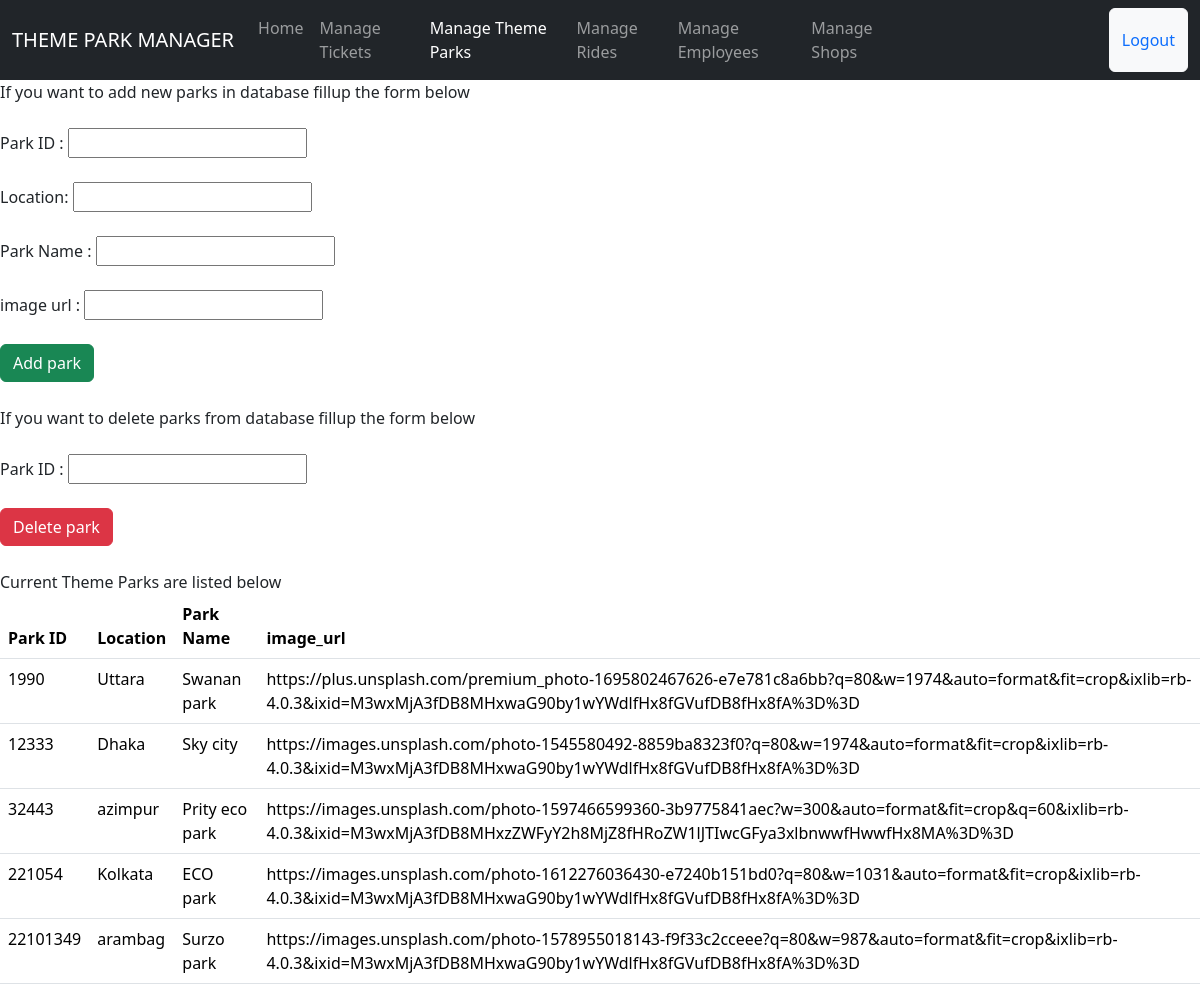
Page /theme_park_admin.php on the committed database.
### tables this page shows
CREATE TABLE `theme_parks` (
  `park_id` int(100) NOT NULL,
  `location` varchar(100) NOT NULL,
  `park_name` varchar(100) NOT NULL,
  `image_url` varchar(10000) DEFAULT NULL
);

### theme_park_admin.php (the view, shortened to what this page needs)
<!doctype html>
<html lang="en">
  <head>
    <link href="https://cdn.jsdelivr.net/npm/bootstrap@5.3.3/dist/css/bootstrap.min.css" rel="stylesheet">
  </head>
  <body>
  <nav class="navbar navbar-expand-lg navbar-dark bg-dark">
    <div class="container-fluid">
      <a class="navbar-brand" href="home_page_admin.php">THEME PARK MANAGER</a>
      <div class="collapse navbar-collapse" id="navbarNavAltMarkup">
        <div class="navbar-nav center">
          <a class="nav-link" href="http://localhost/myProject/home_page_admin.php">Home</a>
          <a class="nav-link "  href="ticket_admin.php">Manage Tickets</a>
          <a class="nav-link active" aria-current="page" href="http://localhost/myProject/theme_park_admin.php">Manage Theme Parks</a>
          <a class="nav-link" href="rides_admin.php">Manage Rides</a>
          <a class="nav-link" href="employees.php">Manage Employees</a>
          <a class="nav-link" href="shop_admin.php">Manage Shops</a>
          <button type="button" class="btn btn-light" style="margin-left: 200px"><a href="login.php" style="text-decoration:none;">Logout</a></button>
        </div>
      </div>
    </div>
  </nav>
  <form  class= 'from_design' method='post'>
            <div> If you want to add new parks in database fillup the form below</div>
            <br>
            Park ID : <input type='int' name='park_id'> <br/>
            <br>
            Location: <input type='text' name='location'> <br/>
            <br>
            Park Name : <input type='text' name='park_name'> <br/>
            <br>
            image url : <input type='link' name='image_url'></br>
            <br/>
            <input name= "add" type='submit' value='Add park' class="btn btn-success" >
        </form>
        <br>
        <form  class='form_design' method='post'>
            <div> If you want to delete parks from database fillup the form below</div>
            <br>
            Park ID : <input type='int' name='park_id'> <br/>
            <br>
            <input name= "del" type='submit' value='Delete park' class='btn btn-danger'>
        <br>
        <br>
        <div> Current Theme Parks are listed below</div>
        <table class="table">
  <thead class="thead-dark">
    <tr>
      <th scope="col">Park ID</th>
      <th scope="col">Location</th>
      <th scope="col">Park Name</th>
      <th scope="col">image_url</th>
    </tr>
    </thead>
    <tbody>
    <?php
        require_once('dbconnect.php');
        $sql="SELECT * FROM theme_parks";
        $result=mysqli_query($conn,$sql);
        if (mysqli_num_rows($result)>0) {
            while ($row=mysqli_fetch_array($result)) {
    ?>
    <tr>
      <td><?php echo $row[0];?></td>
      <td><?php echo $row[1];?></td>
      <td><?php echo $row[2];?></td>
      <td><?php echo $row[3];?></td>
    <?php
            }
    }
    ?>
    </tr>
    </tbody>
    </table>
    </body>
</html

### theme_park_admin.php (style rules this page uses)
.navbar-expand-lg .navbar-collapse { display: flex!important; justify-content: space-around; flex-basis: auto; }
body { background-image: url(../myProject/img/tick.jpg) }

### rows in the picture
theme_parks: park_id "1990", location "Uttara", park_name "Swanan park", image_url "https://plus.unsplash.com/premium_photo-1695802467626-e7e781c8a6bb?q=80&w=1974&auto=format&fit=crop&ixlib=rb-4.0.3&ixid=M3wxMjA3fDB8MHxwaG90by1wYWdlfHx8fGVufDB8fHx8fA%3D%3D"
theme_parks: park_id "12333", location "Dhaka", park_name "Sky city", image_url "https://images.unsplash.com/photo-1545580492-8859ba8323f0?q=80&w=1974&auto=format&fit=crop&ixlib=rb-4.0.3&ixid=M3wxMjA3fDB8MHxwaG90by1wYWdlfHx8fGVufDB8fHx8fA%3D%3D"
theme_parks: park_id "32443", location "azimpur", park_name "Prity eco park", image_url "https://images.unsplash.com/photo-1597466599360-3b9775841aec?w=300&auto=format&fit=crop&q=60&ixlib=rb-4.0.3&ixid=M3wxMjA3fDB8MHxzZWFyY2h8MjZ8fHRoZW1lJTIwcGFya3xlbnwwfHwwfHx8MA%3D%3D"
theme_parks: park_id "221054", location "Kolkata", park_name "ECO park", image_url "https://images.unsplash.com/photo-1612276036430-e7240b151bd0?q=80&w=1031&auto=format&fit=crop&ixlib=rb-4.0.3&ixid=M3wxMjA3fDB8MHxwaG90by1wYWdlfHx8fGVufDB8fHx8fA%3D%3D"
theme_parks: park_id "22101349", location "arambag", park_name "Surzo park", image_url "https://images.unsplash.com/photo-1578955018143-f9f33c2cceee?q=80&w=987&auto=format&fit=crop&ixlib=rb-4.0.3&ixid=M3wxMjA3fDB8MHxwaG90by1wYWdlfHx8fGVufDB8fHx8fA%3D%3D"
